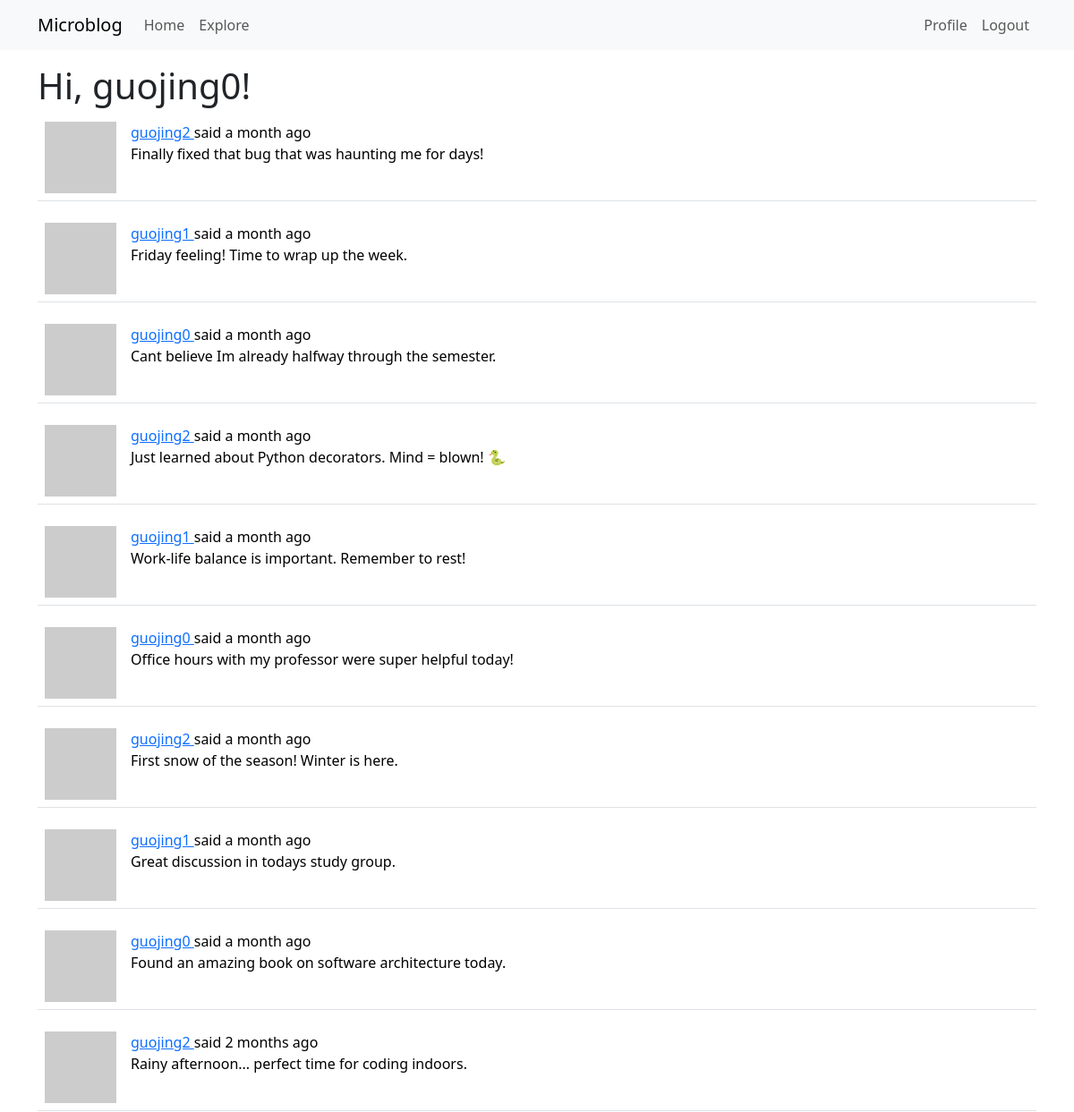
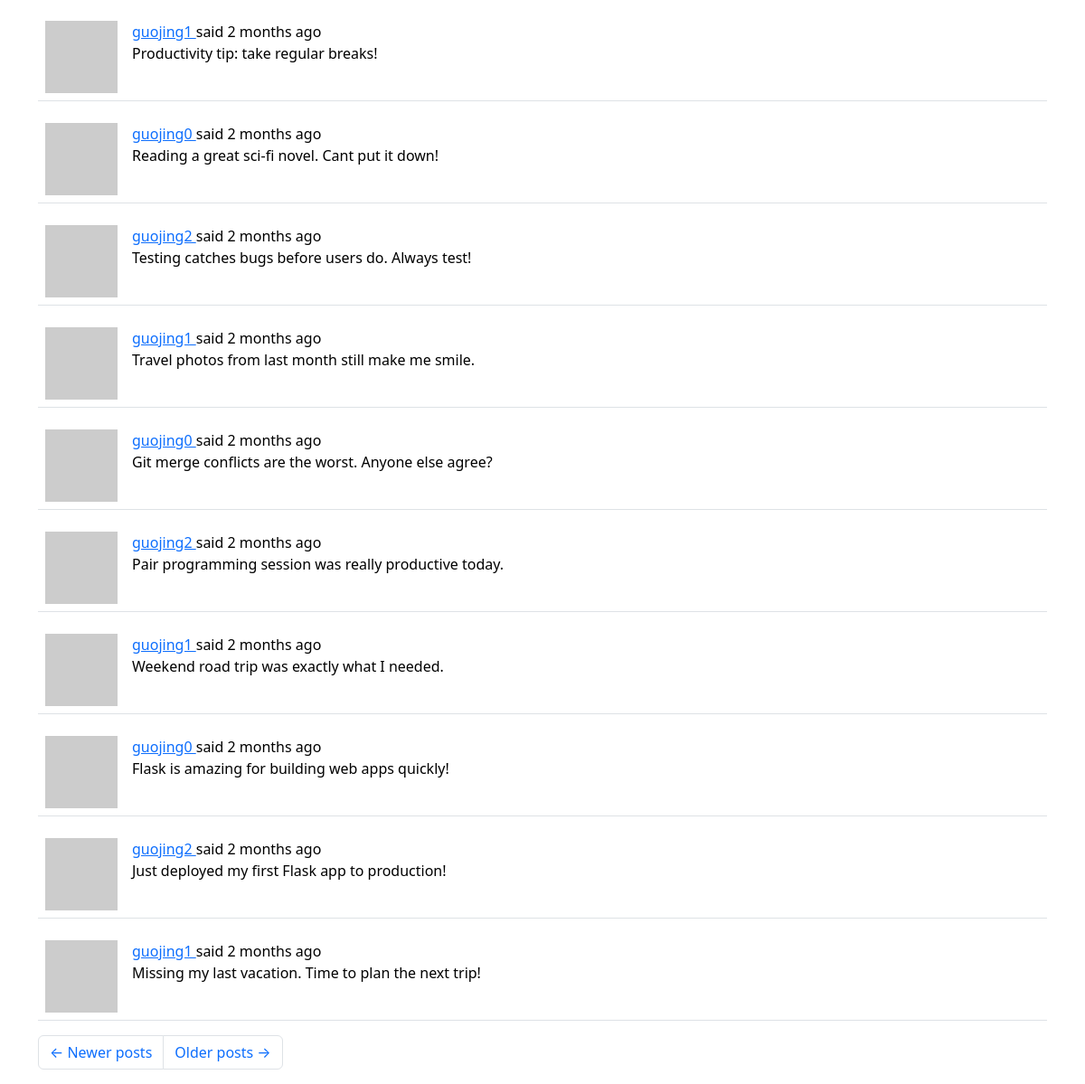
The app's page /explore?page=2 (signed in) with its own data (2 pictures, top to bottom).
### app/models.py (models this page shows, shortened)
class User(UserMixin, db.Model):
    id: orm.Mapped[int] = orm.mapped_column(primary_key=True)
    username: orm.Mapped[str] = orm.mapped_column(
        sa.String(64), index=True, unique=True
    )
    email: orm.Mapped[str] = orm.mapped_column(sa.String(120), index=True, unique=True)
    password_hash: orm.Mapped[str | None] = orm.mapped_column(sa.String(256))
    posts: orm.WriteOnlyMapped['Post'] = orm.relationship(back_populates='author')
    about_me: orm.Mapped[str | None] = orm.mapped_column(sa.String(140))
    last_seen: orm.Mapped[datetime | None] = orm.mapped_column(
        default=lambda: datetime.now(UTC)
    )
    following: orm.WriteOnlyMapped['User'] = orm.relationship(
        secondary=followers,
        primaryjoin=(followers.c.follower_id == id),
        secondaryjoin=(followers.c.followed_id == id),
        back_populates='followers',
    )
    followers: orm.WriteOnlyMapped['User'] = orm.relationship(
        secondary=followers,
        primaryjoin=(followers.c.followed_id == id),
        secondaryjoin=(followers.c.follower_id == id),
        back_populates='following',
    )
    def avatar(self, size):
        digest = md5(self.email.lower().encode('utf-8')).hexdigest()
        return f'https://www.gravatar.com/avatar/{digest}?d=identicon&s={size}'

class Post(db.Model):
    __searchable__ = ['body']
    id: orm.Mapped[int] = orm.mapped_column(primary_key=True)
    body: orm.Mapped[str] = orm.mapped_column(sa.String(140))
    timestamp: orm.Mapped[datetime] = orm.mapped_column(
        index=True, default=lambda: datetime.now(UTC)
    )
    user_id: orm.Mapped[int] = orm.mapped_column(sa.ForeignKey('user.id'), index=True)
    author: orm.Mapped['User'] = orm.relationship(back_populates='posts')
    language: orm.Mapped[str | None] = orm.mapped_column(sa.String(5))

### app/main/routes.py (the view)
@bp.route('/explore')
@login_required
def explore():
    page = request.args.get('page', 1, type=int)
    query = sa.select(Post).order_by(Post.timestamp.desc())
    posts = db.paginate(
        query, page=page, per_page=current_app.config['POSTS_PER_PAGE'], error_out=False
    )
    next_url = url_for('main.explore', page=posts.next_num) if posts.has_next else None
    prev_url = url_for('main.explore', page=posts.prev_num) if posts.has_prev else None
    return render_template(
        'index.html',
        title='Explore',
        posts=posts.items,
        next_url=next_url,
        prev_url=prev_url,
    )

### app/__init__.py (called while the page is built)
def get_locale():
    from flask import current_app
    return request.accept_languages.best_match(current_app.config['LANGUAGES'])

### app/main/routes.py (called while the page is built)
@bp.before_app_request
def before_request():
    if current_user.is_authenticated:
        current_user.last_seen = datetime.now(UTC)
        db.session.commit()
    g.locale = str(get_locale())

### app/models.py (called while the page is built)
@login.user_loader
def load_user(id):
    return db.session.get(User, int(id))

### app/templates/index.html (shortened to what this page needs)
{% extends "base.html" %}
{% import "bootstrap_wtf.html" as wtf %}
{% block content %}
    <h1>{{ _('Hi, %(username)s!', username=current_user.username) }}</h1>
    {% for post in posts %}
        {% include '_post.html' %}
    {% endfor %}
    <nav aria-label="Post navigation">
        <ul class="pagination">
            <li class="page-item{% if not prev_url %} disabled{% endif %}">
                <a class="page-link" href="{{ prev_url }}">
                    <span aria-hidden="true">&larr;</span> {{ _('Newer posts') }}
                </a>
            </li>
            <li class="page-item{% if not next_url %} disabled{% endif %}">
                <a class="page-link" href="{{ next_url }}">
                    {{ _('Older posts') }} <span aria-hidden="true">&rarr;</span>
                </a>
            </li>
        </ul>
    </nav>
{% endblock %}

### app/templates/_post.html (shortened to what this page needs)
<table class="table table-hover">
    <tr>
        <td width="70px">
            <a href="{{ url_for('main.user', username=post.author.username) }}">
                <img src="{{ post.author.avatar(70) }}" />
            </a>
        </td>
        <td>
            <a href="{{ url_for('main.user', username=post.author.username) }}">
                {{ post.author.username }}
            </a>
            {{ _('said') }} {{ moment(post.timestamp).fromNow() }}
            <br>
            <span id="post{{ post.id }}">{{ post.body }}</span>
        </td>
    </tr>
</table>

### records on screen
Post: author.username "guojing2", timestamp "a month ago", body "Finally fixed that bug that was haunting me for days!"
Post: author.username "guojing1", timestamp "a month ago", body "Friday feeling! Time to wrap up the week."
Post: author.username "guojing0", timestamp "a month ago", body "Cant believe Im already halfway through the semester."
Post: author.username "guojing2", timestamp "a month ago", body "Just learned about Python decorators. Mind = blown! 🐍"
Post: author.username "guojing1", timestamp "a month ago", body "Work-life balance is important. Remember to rest!"
Post: author.username "guojing0", timestamp "a month ago", body "Office hours with my professor were super helpful today!"
Post: author.username "guojing2", timestamp "a month ago", body "First snow of the season! Winter is here."
Post: author.username "guojing1", timestamp "a month ago", body "Great discussion in todays study group."
Post: author.username "guojing0", timestamp "a month ago", body "Found an amazing book on software architecture today."
Post: author.username "guojing2", timestamp "2 months ago", body "Rainy afternoon... perfect time for coding indoors."
Post: author.username "guojing1", timestamp "2 months ago", body "Productivity tip: take regular breaks!"
Post: author.username "guojing0", timestamp "2 months ago", body "Reading a great sci-fi novel. Cant put it down!"
Post: author.username "guojing2", timestamp "2 months ago", body "Testing catches bugs before users do. Always test!"
Post: author.username "guojing1", timestamp "2 months ago", body "Travel photos from last month still make me smile."
Post: author.username "guojing0", timestamp "2 months ago", body "Git merge conflicts are the worst. Anyone else agree?"
Post: author.username "guojing2", timestamp "2 months ago", body "Pair programming session was really productive today."
Post: author.username "guojing1", timestamp "2 months ago", body "Weekend road trip was exactly what I needed."
Post: author.username "guojing0", timestamp "2 months ago", body "Flask is amazing for building web apps quickly!"
Post: author.username "guojing2", timestamp "2 months ago", body "Just deployed my first Flask app to production!"
Post: author.username "guojing1", timestamp "2 months ago", body "Missing my last vacation. Time to plan the next trip!"
